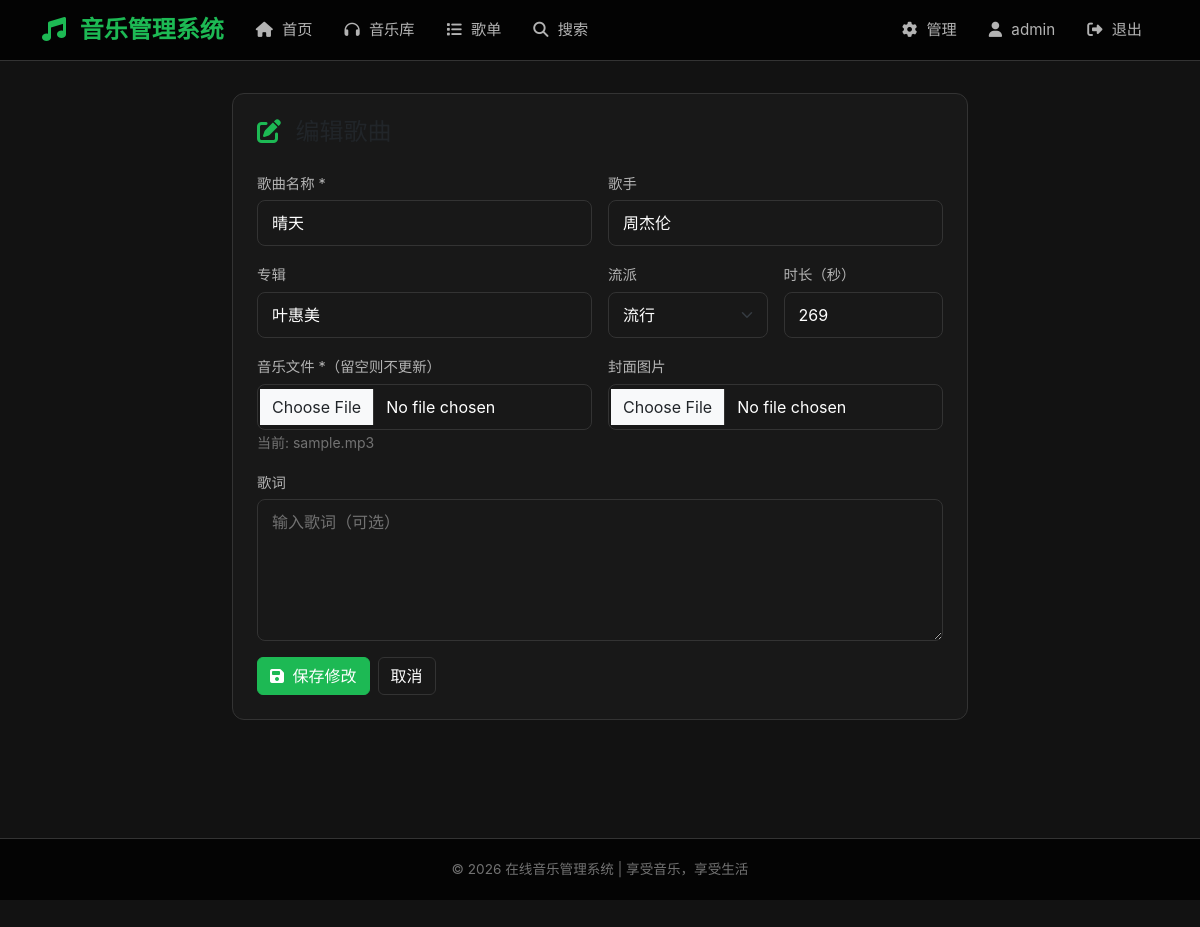
Screenshot of /admin/song/edit/1 (signed in) with the database file from the repository.
### app.py (models this page shows, shortened)
class Song(db.Model):
    __tablename__ = 'songs'
    id = db.Column(db.Integer, primary_key=True)
    title = db.Column(db.String(100), nullable=False)
    artist = db.Column(db.String(100), default='未知艺术家')
    album = db.Column(db.String(100), default='未知专辑')
    genre = db.Column(db.String(50), default='流行')  # 流派：流行、摇滚、古典、电子、民谣、R&B、爵士、嘻哈
    duration = db.Column(db.Integer, default=0)  # 时长（秒）
    file_path = db.Column(db.String(200), nullable=False)  # 音乐文件路径
    cover_image = db.Column(db.String(200), default='default_cover.jpg')
    lyrics = db.Column(db.Text, default='')  # 歌词
    play_count = db.Column(db.Integer, default=0)
    is_active = db.Column(db.Boolean, default=True)
    created_at = db.Column(db.DateTime, default=db.func.now())
    reviews = db.relationship('Review', backref='song', lazy=True)
    favorites = db.relationship('Favorite', backref='song', lazy=True)
    playlist_songs = db.relationship('PlaylistSong', backref='song', lazy=True)
    play_history = db.relationship('PlayHistory', backref='song', lazy=True)

### app.py (the view, shortened to what this page needs)
@app.route('/admin/song/edit/<int:song_id>', methods=['GET', 'POST'])
@admin_required
def admin_song_edit(song_id):
    song = Song.query.get_or_404(song_id)
    return render_template('admin/song_form.html', song=song)

### app.py (called while the page is built)
def admin_required(f):
    @wraps(f)
    def decorated_function(*args, **kwargs):
        if 'user_id' not in session:
            flash('请先登录', 'warning')
            return redirect(url_for('login'))
        if session.get('role') != 'admin':
            flash('需要管理员权限', 'danger')
            return redirect(url_for('index'))
        return f(*args, **kwargs)
    return decorated_function

### templates/admin/song_form.html (shortened to what this page needs)
{% extends "base.html" %}
{% block content %}
<div class="row justify-content-center">
    <div class="col-md-8">
        <div class="card">
            <div class="card-body p-4">
                <h4 class="mb-4">
                    <i class="fas {% if song %}fa-edit{% else %}fa-plus{% endif %} me-2" style="color: var(--primary-color);"></i>
                </h4>
                <form method="POST" enctype="multipart/form-data">
                    <div class="row g-3">
                        <div class="col-md-6">
                            <label class="form-label">歌曲名称 *</label>
                            <input type="text" name="title" class="form-control" value="{{ song.title if song else '' }}" placeholder="输入歌曲名称" required>
                        </div>
                        <div class="col-md-6">
                            <label class="form-label">歌手</label>
                            <input type="text" name="artist" class="form-control" value="{{ song.artist if song else '' }}" placeholder="输入歌手名">
                        </div>
                        <div class="col-md-6">
                            <label class="form-label">专辑</label>
                            <input type="text" name="album" class="form-control" value="{{ song.album if song else '' }}" placeholder="输入专辑名称">
                        </div>
                        <div class="col-md-3">
                            <label class="form-label">流派</label>
                            <select name="genre" class="form-select">
                                {% for g in ['流行', '摇滚', '古典', '电子', '民谣', 'R&B', '爵士', '嘻哈'] %}
                                <option value="{{ g }}" {% if song and song.genre == g %}selected{% endif %}>{{ g }}</option>
                                {% endfor %}
                            </select>
                        </div>
                        <div class="col-md-3">
                            <label class="form-label">时长（秒）</label>
                            <input type="number" name="duration" class="form-control" value="{{ song.duration if song else 0 }}" min="0">
                        </div>
                        <div class="col-md-6">
                            <label class="form-label">音乐文件 *{% if song %}（留空则不更新）{% endif %}</label>
                            <input type="file" name="music_file" class="form-control" accept=".mp3,.wav,.flac" {% if not song %}required{% endif %}>
                            {% if song %}
                            <small style="color: var(--text-muted);">当前: {{ song.file_path }}</small>
                            {% endif %}
                        </div>
                        <div class="col-md-6">
                            <label class="form-label">封面图片</label>
                            <input type="file" name="cover_image" class="form-control" accept=".jpg,.jpeg,.png,.gif">
                        </div>
                        <div class="col-12">
                            <label class="form-label">歌词</label>
                            <textarea name="lyrics" class="form-control" rows="5" placeholder="输入歌词（可选）">{{ song.lyrics if song else '' }}</textarea>
                        </div>
                        <div class="col-12">
                            <div class="d-flex gap-2">
                                <button type="submit" class="btn btn-primary">
                                    <i class="fas fa-save me-1"></i> {% if song %}保存修改{% else %}添加歌曲{% endif %}
                                </button>
                                <a href="{{ url_for('admin_songs') }}" class="btn btn-dark">取消</a>
                            </div>
                        </div>
                    </div>
                </form>
            </div>
        </div>
    </div>
</div>
{% endblock %}

### static/css/style.css (style rules this page uses)
:root { --primary-color: #1db954; --primary-dark: #169c46; --secondary-color: #191414; --bg-dark: #121212; --bg-card: #181818; --bg-card-hover: #282828; --text-primary: #ffffff; --text-secondary: #b3b3b3; --text-muted: #727272; --border-color: #333333; --gradient-start: #1db954; --gradient-end: #191414; }
* { margin: 0; padding: 0; box-sizing: border-box; }
body { font-family: -apple-system, BlinkMacSystemFont, 'Segoe UI', 'PingFang SC', 'Microsoft YaHei', sans-serif; background-color: var(--bg-dark); color: var(--text-primary); min-height: 100vh; display: flex; flex-direction: column; }
a { color: var(--text-primary); text-decoration: none; transition: color 0.3s; }
.btn-primary { background-color: var(--primary-color); border-color: var(--primary-color); color: #fff; }
.btn-dark { background-color: var(--bg-card); border-color: var(--border-color); color: var(--text-primary); }
.card { background-color: var(--bg-card); border: 1px solid var(--border-color); border-radius: 12px; transition: all 0.3s ease; overflow: hidden; }
.card-body { padding: 1.25rem; }
.form-control, .form-select { background-color: var(--bg-card); border: 1px solid var(--border-color); color: var(--text-primary); border-radius: 8px; padding: 10px 14px; }
.form-control::placeholder { color: var(--text-muted); }
.form-label { color: var(--text-secondary); font-size: 0.9rem; margin-bottom: 6px; }

### rows the page displays
Song: title "晴天", artist "周杰伦", album "叶惠美", genre "流行", duration "269", file_path "sample.mp3"

### other values shown
{{ session.username }} "admin"
